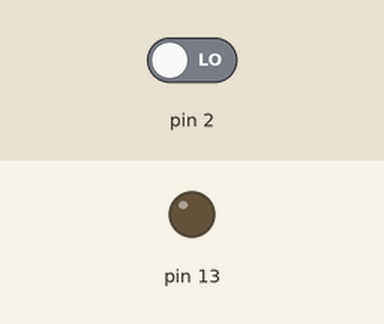
A sketch run on a simulated Arduino Uno, built with avr-gcc and run on an emulated ATmega328P. Shown: output pins drawn as LEDs (lit = HIGH). Inputs (shaded band) come from the test bench; at power-on: pin 2 LOW. What the sketch prints to the serial monitor is not drawn.

Above: at 1.2 s.
1.3 s: pin 2 driven HIGH
At 1.8 s:
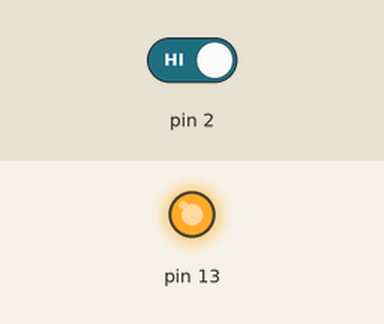
2.8 s: pin 2 driven LOW
At 4.2 s:
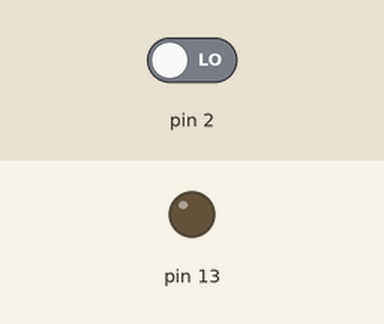
Timing chart, 0 to 5.8 s (numbered marks = the images above; inputs shaded):
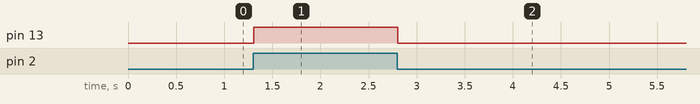

The sketch:

knapp.ino
```cpp
void setup() {
  Serial.begin(9600);
  pinMode(2, INPUT);
  pinMode(13, OUTPUT);
}

void loop() {
  int r = digitalRead(2);
  Serial.println(r);

  digitalWrite(13, r);
}
```

Measured:
- after the input at 1.3 s, pin 13: LOW → HIGH at once
- after the input at 2.8 s, pin 13: HIGH → LOW at once
